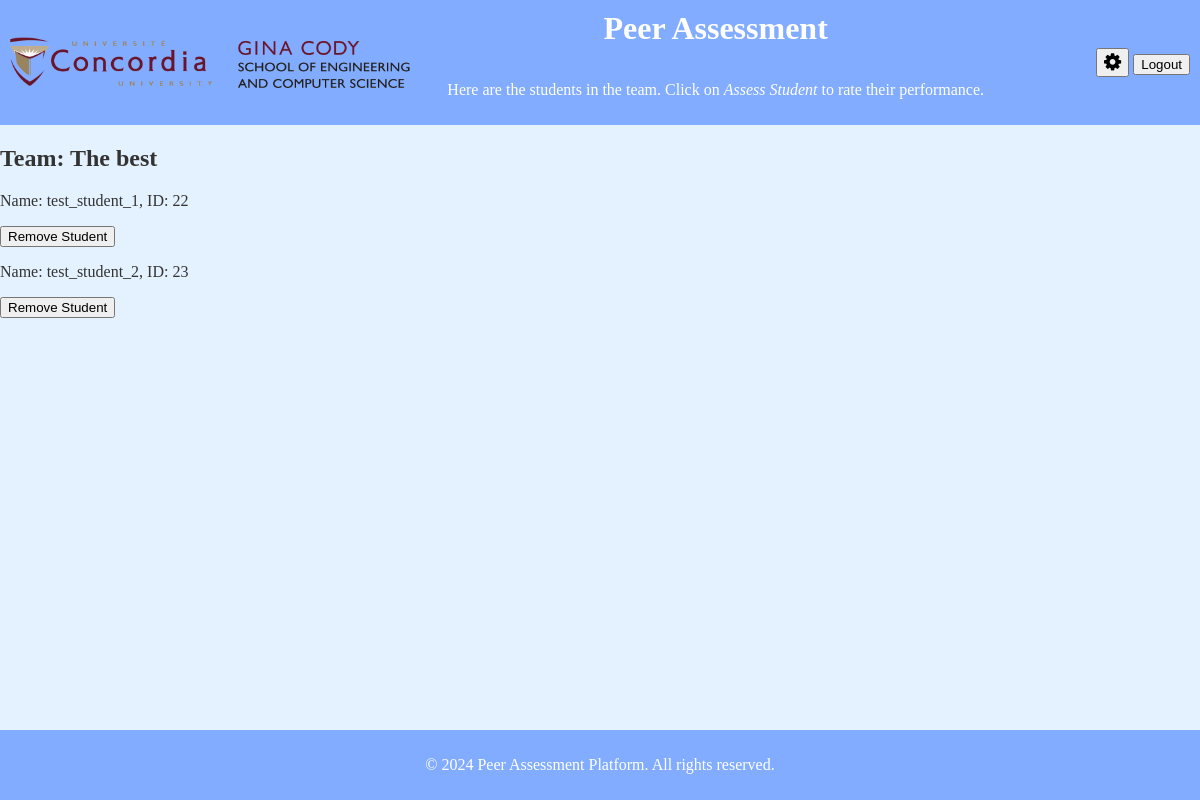
/instructor/viewTeam/3, run on the app's committed database.
### mainApp/models.py (models this page shows)
class Projects(models.Model):
    id = models.AutoField(primary_key=True) #each project should have a unique id in the database
    project_name = models.CharField(max_length = 255, unique=True)
    instructor_id = models.IntegerField()

class MyUser(models.Model):
    id = models.AutoField(primary_key=True) #each user should have an id in the database
    username = models.CharField(max_length=255, unique=True)
    password = models.CharField(max_length=255)
    email = models.EmailField(unique=True)
    name = models.CharField(max_length=100)
    instructor = models.BooleanField(default=False)

### mainApp/views.py (the view)
# urls.py: path('instructor/viewTeam/<int:team_id>', instructorViewTeam, name='instructorViewTeam'),
def instructorViewTeam(request, team_id):
    user_id = request.session.get('user_id')  # get logged-in user's ID from session
    teamName = Projects.objects.get(id = team_id).project_name # get team name
    team_memberships = Projects_to_Student_Relationships.objects.filter(project_id=team_id)
    student_list = []
    for membership in team_memberships:
        student = MyUser.objects.get(id=membership.student_id)
        student_list.append({student.name: student.id})
    context = {'students': student_list, 'teamName': teamName, 'teamID': team_id}
    return render(request, 'mainApp/instructors_students_in_team.html', context) ### NEED TO MODIFY STUDENTS_IN_TEAM DEPENDING ON THE NAME THE FRONTEND GIVES THE PAGE

### mainApp/templates/mainApp/instructors_students_in_team.html (shortened to what this page needs)
{% load static %}
<!DOCTYPE html>
<html lang="en">
<head>
    {% load static %}
    <link rel="stylesheet" href="{% static 'mainApp/css/viewTeam.css' %}">
    <link rel="stylesheet" href="https://cdnjs.cloudflare.com/ajax/libs/font-awesome/4.7.0/css/font-awesome.min.css">
</head>
<body>
    <header>
        <img style="max-width: 400px;"src="{% static 'mainApp/images/logo.png' %}" alt="Concordia University Logo" class="logo">
        <div class="header-content">
            <h1>Peer Assessment</h1><br>
            <p>Here are the students in the team. Click on <i>Assess Student</i> to rate their performance. </p>
        </div>
        <div class="settings">
            <button style="font-size:20px"> <i class="fa fa-gear"></i></button>
            <button type=“button” onclick="location.href='{% url 'logout' %}';"> Logout </button>
        </div>
    </header>
    <div id="students">
        <h2>Team: {{ teamName }}</h2>
        {% for student in students %}
            {% for name, id in student.items %}
            <div>
                <p>Name: {{ name }}, ID: {{ id }}</p>
                <button type=“button” onclick="location.href='{% url 'RemoveStudent' teamID id %}';">Remove Student</button>
            </div>
            {% endfor %}
        {% endfor %}
    </div>
    <footer>
        <p>© 2024 Peer Assessment Platform. All rights reserved.</p>
    </footer>
</body>
</html>

### mainApp/static/mainApp/css/viewTeam.css (style rules this page uses)
body { font-family: New Century Schoolbook, serif; margin: 0; padding: 0; background-color: #e4f1fe; color: #333; }
header { display: flex; align-items: center; text-align: center; background-color: #82acff; color: white; padding: 10px; }
img { max-width:100%; height:auto; max-height:100%; }
.logo { width:40vw; }
.header-content { flex-grow: 0.5; display: flex; flex-direction: column; align-items: center; }
.settings { margin-left: auto; }
h1 { margin: 0; text-align: center; }
footer { background-color: #82acff; color: white; text-align: center; padding: 10px 0; position: fixed; bottom: 0; width: 100%; }

### data on the page
Projects: project_name "The best"
MyUser: student "test_student_1"
MyUser: student "test_student_2"

### other printed values
{{ id }} "22" "23"
